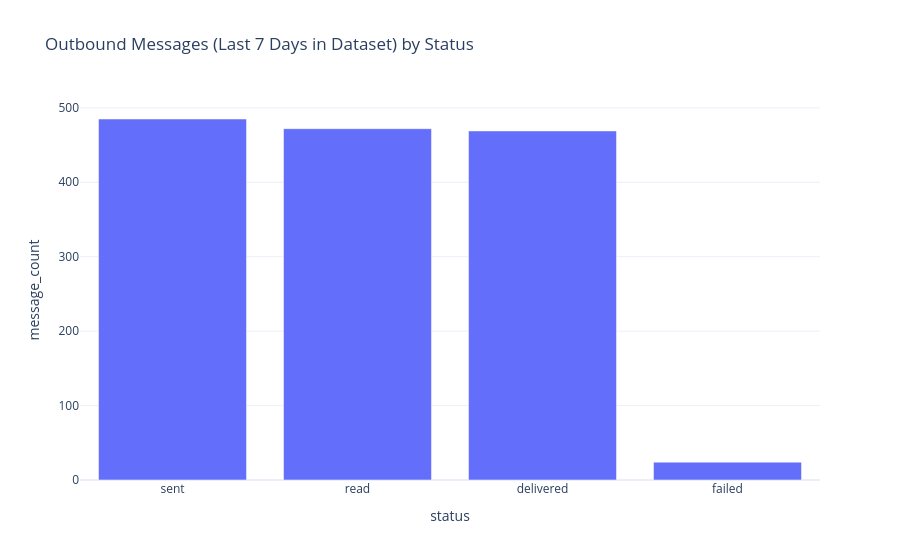

Notebook code cell kept with this figure:
### Code cell
import plotly.express as px

fig = px.bar(
    df_last_week,
    x="status",
    y="message_count",
    title="Outbound Messages (Last 7 Days in Dataset) by Status",
    template="plotly_white"
)

fig.show()

### Figure 1 — Plotly figure (JSON) as saved in the notebook; plotly's stock layout.template omitted (floating-point values rounded to 4 significant figures)
{"data": [{"hovertemplate": "status=%{x}<br>message_count=%{y}<extra></extra>", "legendgroup": "", "marker": {"color": "#636efa", "pattern": {"shape": ""}}, "name": "", "orientation": "v", "showlegend": false, "textposition": "auto", "type": "bar", "x": ["sent", "read", "delivered", "failed"], "xaxis": "x", "y": [485, 472, 469, 24], "yaxis": "y"}], "layout": {"barmode": "relative", "legend": {"tracegroupgap": 0}, "title": {"text": "Outbound Messages (Last 7 Days in Dataset) by Status"}, "xaxis": {"anchor": "y", "domain": [0, 1], "title": {"text": "status"}}, "yaxis": {"anchor": "x", "domain": [0, 1], "title": {"text": "message_count"}}}}
